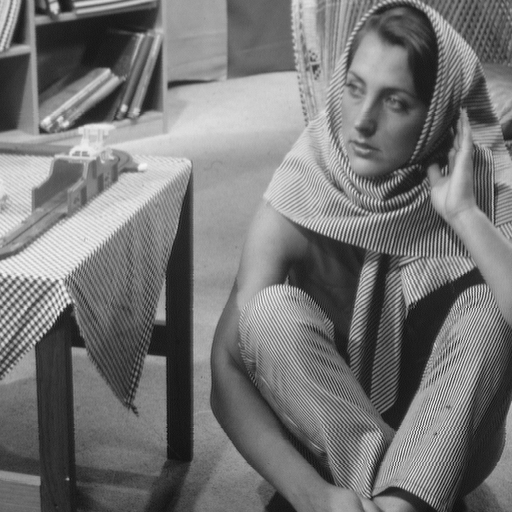
#> input picture project4/clean/barbara.png, 512 x 512 px
$ python project2_all.py
#> lines starting #> are read from the running program, lines starting #| are printed output that depends on the picture
import numpy as np
from PIL import Image
import matplotlib.pyplot as plt
from compute_psnr import compute_psnr
from build_dct_unitary_dictionary import build_dct_unitary_dictionary
from show_dictionary import show_dictionary
from dct_image_denoising import dct_image_denoising
from unitary_image_denoising import unitary_image_denoising

#%% Part A: Data construction

# Read an image
orig_im = np.array(Image.open('barbara.png'))
#> orig_im is the input picture: shape (512, 512); min 12, max 246, mean 117.4
# Crop the image
orig_im = orig_im[:256, 251:251+256]
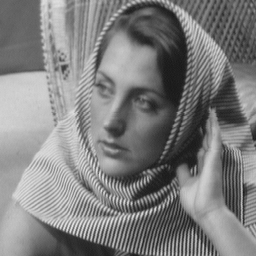
#> orig_im: shape (256, 256); min 23, max 231, mean 127

# TODO: Set the seed for the random generator
# Write your code here... seed = ???


# Set a fixed random seed to reproduce the results
#> (the run stopped early here; a loop or call above may not have finished)
